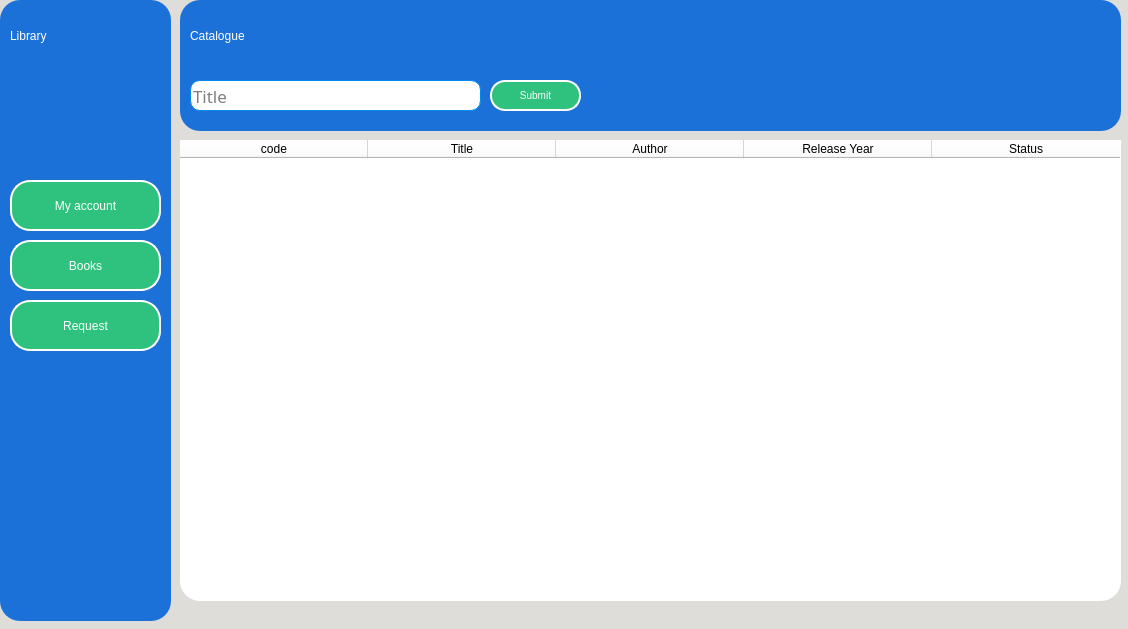
<?xml version="1.0" encoding="UTF-8"?>
<ui version="4.0">
 <class>BooksWindow</class>
 <widget class="QMainWindow" name="BooksWindow">
  <property name="geometry">
   <rect>
    <x>0</x>
    <y>0</y>
    <width>1128</width>
    <height>629</height>
   </rect>
  </property>
  <property name="windowTitle">
   <string>Catalogue</string>
  </property>
  <property name="styleSheet">
   <string notr="true">background-color: rgb(222, 221, 218);</string>
  </property>
  <widget class="QWidget" name="BookWindow">
   <widget class="QFrame" name="frame_16">
    <property name="geometry">
     <rect>
      <x>0</x>
      <y>0</y>
      <width>171</width>
      <height>621</height>
     </rect>
    </property>
    <property name="styleSheet">
     <string notr="true">border: 1px ;
border-radius: 20px;
background-color:rgb(28, 113, 216)</string>
    </property>
    <property name="frameShape">
     <enum>QFrame::StyledPanel</enum>
    </property>
    <property name="frameShadow">
     <enum>QFrame::Raised</enum>
    </property>
    <widget class="QLabel" name="label19">
     <property name="geometry">
      <rect>
       <x>10</x>
       <y>0</y>
       <width>141</width>
       <height>71</height>
      </rect>
     </property>
     <property name="styleSheet">
      <string notr="true">font: 63 italic 30pt &quot;URW Bookman&quot;;
color:white;
background-color: rgba(28, 113, 216, 0);</string>
     </property>
     <property name="text">
      <string>Library</string>
     </property>
    </widget>
    <widget class="QPushButton" name="pushButton_14">
     <property name="geometry">
      <rect>
       <x>90</x>
       <y>10</y>
       <width>101</width>
       <height>41</height>
      </rect>
     </property>
     <property name="styleSheet">
      <string notr="true">background-color: rgba(28, 113, 216, 0);</string>
     </property>
     <property name="text">
      <string/>
     </property>
     <property name="icon">
      <iconset>
       <normaloff>Icons/graduate-cap.png</normaloff>Icons/graduate-cap.png</iconset>
     </property>
     <property name="iconSize">
      <size>
       <width>25</width>
       <height>25</height>
      </size>
     </property>
    </widget>
    <widget class="QPushButton" name="log_credits_24">
     <property name="geometry">
      <rect>
       <x>920</x>
       <y>20</y>
       <width>181</width>
       <height>41</height>
      </rect>
     </property>
     <property name="styleSheet">
      <string notr="true">
QPushButton {
	background-color: rgb(46, 194, 126);
    border: 2px solid white;
    border-radius: 20px;
    border-style: outset;
    padding: 5px;
    transition: all .5s ease;
    color: white;
    font-family:'Montserrat', sans-serif;
    text-transform: uppercase;
    text-align: center;
    line-height: 1;
    font-size: 12px;
    padding: 10px;
    outline: none;
    
    
}
QPushButton:hover {
    color:rgb(0, 137, 236);;
    background-color: white;;
}
</string>
     </property>
     <property name="text">
      <string>My account</string>
     </property>
     <property name="icon">
      <iconset>
       <normaloff>Icons/programmer.png</normaloff>Icons/programmer.png</iconset>
     </property>
     <property name="iconSize">
      <size>
       <width>25</width>
       <height>25</height>
      </size>
     </property>
    </widget>
    <widget class="QPushButton" name="log_credits_25">
     <property name="geometry">
      <rect>
       <x>920</x>
       <y>70</y>
       <width>181</width>
       <height>41</height>
      </rect>
     </property>
     <property name="styleSheet">
      <string notr="true">
QPushButton {
	background-color: rgb(46, 194, 126);
    border: 2px solid white;
    border-radius: 20px;
    border-style: outset;
    padding: 5px;
    transition: all .5s ease;
    color: white;
    font-family:'Montserrat', sans-serif;
    text-transform: uppercase;
    text-align: center;
    line-height: 1;
    font-size: 12px;
    padding: 10px;
    outline: none;
    
    
}
QPushButton:hover {
    color:rgb(0, 137, 236);;
    background-color: white;;
}
</string>
     </property>
     <property name="text">
      <string>Books</string>
     </property>
     <property name="icon">
      <iconset>
       <normaloff>Icons/book.png</normaloff>Icons/book.png</iconset>
     </property>
     <property name="iconSize">
      <size>
       <width>25</width>
       <height>25</height>
      </size>
     </property>
    </widget>
    <widget class="QPushButton" name="MY_ACCOUNT">
     <property name="geometry">
      <rect>
       <x>10</x>
       <y>180</y>
       <width>151</width>
       <height>51</height>
      </rect>
     </property>
     <property name="styleSheet">
      <string notr="true">
QPushButton {
	background-color: rgb(46, 194, 126);
    border: 2px solid white;
    border-radius: 20px;
    border-style: outset;
    padding: 5px;
    transition: all .5s ease;
    color: white;
    font-family:'Montserrat', sans-serif;
    text-transform: uppercase;
    text-align: center;
    line-height: 1;
    font-size: 12px;
    padding: 10px;
    outline: none;
    
    
}
QPushButton:hover {
    color:rgb(0, 137, 236);;
    background-color: white;;
}
</string>
     </property>
     <property name="text">
      <string>My account</string>
     </property>
     <property name="icon">
      <iconset>
       <normaloff>Icons/programmer.png</normaloff>Icons/programmer.png</iconset>
     </property>
     <property name="iconSize">
      <size>
       <width>25</width>
       <height>25</height>
      </size>
     </property>
    </widget>
    <widget class="QPushButton" name="BOOKS">
     <property name="geometry">
      <rect>
       <x>10</x>
       <y>240</y>
       <width>151</width>
       <height>51</height>
      </rect>
     </property>
     <property name="styleSheet">
      <string notr="true">
QPushButton {
	background-color: rgb(46, 194, 126);
    border: 2px solid white;
    border-radius: 20px;
    border-style: outset;
    padding: 5px;
    transition: all .5s ease;
    color: white;
    font-family:'Montserrat', sans-serif;
    text-transform: uppercase;
    text-align: center;
    line-height: 1;
    font-size: 12px;
    padding: 10px;
    outline: none;
    
    
}
QPushButton:hover {
    color:rgb(0, 137, 236);;
    background-color: white;;
}
</string>
     </property>
     <property name="text">
      <string>Books</string>
     </property>
     <property name="icon">
      <iconset>
       <normaloff>Icons/book.png</normaloff>Icons/book.png</iconset>
     </property>
     <property name="iconSize">
      <size>
       <width>25</width>
       <height>25</height>
      </size>
     </property>
    </widget>
    <widget class="QPushButton" name="REQUEST">
     <property name="geometry">
      <rect>
       <x>10</x>
       <y>300</y>
       <width>151</width>
       <height>51</height>
      </rect>
     </property>
     <property name="styleSheet">
      <string notr="true">
QPushButton {
	background-color: rgb(46, 194, 126);
    border: 2px solid white;
    border-radius: 20px;
    border-style: outset;
    padding: 5px;
    transition: all .5s ease;
    color: white;
    font-family:'Montserrat', sans-serif;
    text-transform: uppercase;
    text-align: center;
    line-height: 1;
    font-size: 12px;
    padding: 10px;
    outline: none;
    
    
}
QPushButton:hover {
    color:rgb(0, 137, 236);;
    background-color: white;;
}
</string>
     </property>
     <property name="text">
      <string>Request</string>
     </property>
     <property name="icon">
      <iconset>
       <normaloff>Icons/interview.png</normaloff>Icons/interview.png</iconset>
     </property>
     <property name="iconSize">
      <size>
       <width>25</width>
       <height>25</height>
      </size>
     </property>
    </widget>
    <widget class="QPushButton" name="icon11">
     <property name="geometry">
      <rect>
       <x>-20</x>
       <y>50</y>
       <width>191</width>
       <height>111</height>
      </rect>
     </property>
     <property name="styleSheet">
      <string notr="true">background-color: rgba(28, 113, 216, 0);</string>
     </property>
     <property name="text">
      <string/>
     </property>
     <property name="icon">
      <iconset>
       <normaloff>Icons/digital-library.png</normaloff>Icons/digital-library.png</iconset>
     </property>
     <property name="iconSize">
      <size>
       <width>100</width>
       <height>100</height>
      </size>
     </property>
    </widget>
   </widget>
   <widget class="QTableWidget" name="TABLE">
    <property name="geometry">
     <rect>
      <x>180</x>
      <y>140</y>
      <width>941</width>
      <height>461</height>
     </rect>
    </property>
    <property name="styleSheet">
     <string notr="true">border: 1px ;
border-radius: 20px;
background-color: white;</string>
    </property>
    <property name="editTriggers">
     <set>QAbstractItemView::NoEditTriggers</set>
    </property>
    <attribute name="horizontalHeaderDefaultSectionSize">
     <number>188</number>
    </attribute>
    <column>
     <property name="text">
      <string>code</string>
     </property>
    </column>
    <column>
     <property name="text">
      <string>Title</string>
     </property>
    </column>
    <column>
     <property name="text">
      <string>Author</string>
     </property>
    </column>
    <column>
     <property name="text">
      <string>Release Year</string>
     </property>
    </column>
    <column>
     <property name="text">
      <string>Status</string>
     </property>
    </column>
   </widget>
   <widget class="QFrame" name="frame_5">
    <property name="geometry">
     <rect>
      <x>180</x>
      <y>0</y>
      <width>941</width>
      <height>131</height>
     </rect>
    </property>
    <property name="styleSheet">
     <string notr="true">border: 1px ;
border-radius: 20px;
background-color:rgb(28, 113, 216)</string>
    </property>
    <property name="frameShape">
     <enum>QFrame::StyledPanel</enum>
    </property>
    <property name="frameShadow">
     <enum>QFrame::Raised</enum>
    </property>
    <widget class="QLabel" name="label20">
     <property name="geometry">
      <rect>
       <x>10</x>
       <y>0</y>
       <width>211</width>
       <height>71</height>
      </rect>
     </property>
     <property name="styleSheet">
      <string notr="true">font: 63 italic 30pt &quot;URW Bookman&quot;;
color:white;
background-color: rgba(28, 113, 216, 0);</string>
     </property>
     <property name="text">
      <string>Catalogue</string>
     </property>
    </widget>
    <widget class="QPushButton" name="icon12">
     <property name="geometry">
      <rect>
       <x>140</x>
       <y>0</y>
       <width>111</width>
       <height>51</height>
      </rect>
     </property>
     <property name="styleSheet">
      <string notr="true">background-color: rgba(28, 113, 216, 0);</string>
     </property>
     <property name="text">
      <string/>
     </property>
     <property name="icon">
      <iconset>
       <normaloff>Icons/graduate-cap.png</normaloff>Icons/graduate-cap.png</iconset>
     </property>
     <property name="iconSize">
      <size>
       <width>25</width>
       <height>25</height>
      </size>
     </property>
    </widget>
    <widget class="QPushButton" name="SUBMIT">
     <property name="geometry">
      <rect>
       <x>310</x>
       <y>80</y>
       <width>91</width>
       <height>31</height>
      </rect>
     </property>
     <property name="styleSheet">
      <string notr="true">
QPushButton {
	background-color: rgb(46, 194, 126);
    border: 2px solid white;
    border-radius: 15px;
    border-style: outset;
    padding: 5px;
    transition: all .5s ease;
    color: white;
    font-family:'Montserrat', sans-serif;
    text-transform: uppercase;
    text-align: center;
    line-height: 1;
    font-size: 10px;
    padding: 0px;
    outline: none;
    
    
}
QPushButton:hover {
    color:rgb(0, 137, 236);;
    background-color: white;;
}
</string>
     </property>
     <property name="text">
      <string>Submit</string>
     </property>
     <property name="icon">
      <iconset>
       <normaloff>Icons/magnifying-glass.png</normaloff>Icons/magnifying-glass.png</iconset>
     </property>
     <property name="iconSize">
      <size>
       <width>17</width>
       <height>17</height>
      </size>
     </property>
    </widget>
    <widget class="QLineEdit" name="TITLE">
     <property name="geometry">
      <rect>
       <x>10</x>
       <y>80</y>
       <width>291</width>
       <height>31</height>
      </rect>
     </property>
     <property name="font">
      <font>
       <family>Ubuntu Mono</family>
       <pointsize>13</pointsize>
       <weight>9</weight>
       <italic>false</italic>
       <bold>false</bold>
      </font>
     </property>
     <property name="styleSheet">
      <string notr="true">background-color: white;
border-style: solid;
border-width: 1px;
border-color:rgb(0, 137, 236);
border-radius: 10px;
font: 75 13pt &quot;Ubuntu Mono&quot;;


</string>
     </property>
     <property name="maxLength">
      <number>100</number>
     </property>
     <property name="echoMode">
      <enum>QLineEdit::Normal</enum>
     </property>
     <property name="dragEnabled">
      <bool>true</bool>
     </property>
     <property name="placeholderText">
      <string>Title</string>
     </property>
     <property name="cursorMoveStyle">
      <enum>Qt::LogicalMoveStyle</enum>
     </property>
     <property name="clearButtonEnabled">
      <bool>true</bool>
     </property>
    </widget>
   </widget>
  </widget>
  <widget class="QMenuBar" name="menubar">
   <property name="geometry">
    <rect>
     <x>0</x>
     <y>0</y>
     <width>1128</width>
     <height>22</height>
    </rect>
   </property>
  </widget>
 </widget>
 <resources/>
 <connections/>
</ui>
